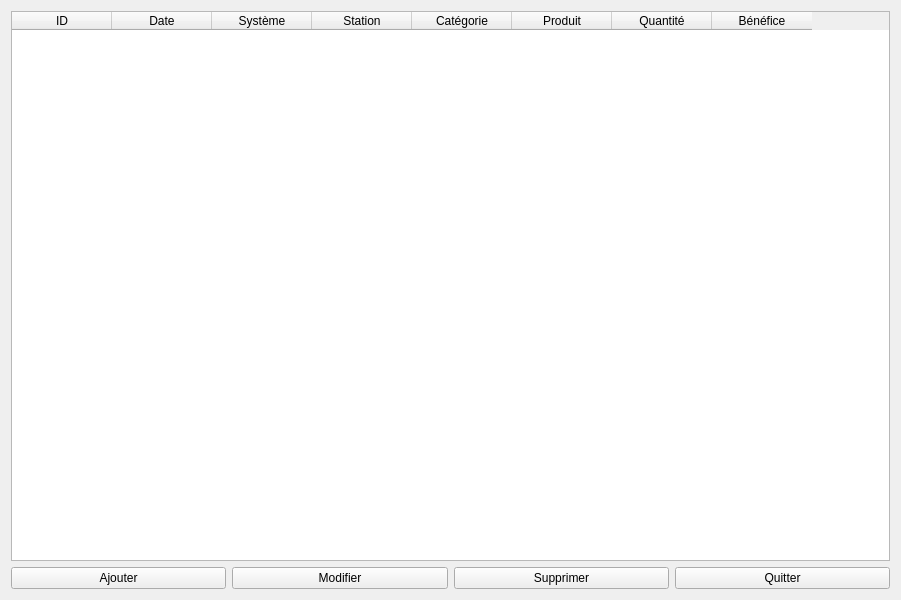
<?xml version="1.0" encoding="UTF-8"?>
<ui version="4.0">
 <class>Paths</class>
 <widget class="QWidget" name="Paths">
  <property name="windowModality">
   <enum>Qt::ApplicationModal</enum>
  </property>
  <property name="geometry">
   <rect>
    <x>0</x>
    <y>0</y>
    <width>901</width>
    <height>600</height>
   </rect>
  </property>
  <property name="windowTitle">
   <string>Trajets</string>
  </property>
  <layout class="QVBoxLayout" name="verticalLayout">
   <item>
    <widget class="QTableWidget" name="tableWidget">
     <column>
      <property name="text">
       <string>ID</string>
      </property>
     </column>
     <column>
      <property name="text">
       <string>Date</string>
      </property>
     </column>
     <column>
      <property name="text">
       <string>Système</string>
      </property>
     </column>
     <column>
      <property name="text">
       <string>Station</string>
      </property>
     </column>
     <column>
      <property name="text">
       <string>Catégorie</string>
      </property>
     </column>
     <column>
      <property name="text">
       <string>Produit</string>
      </property>
     </column>
     <column>
      <property name="text">
       <string>Quantité</string>
      </property>
     </column>
     <column>
      <property name="text">
       <string>Bénéfice</string>
      </property>
     </column>
    </widget>
   </item>
   <item>
    <layout class="QHBoxLayout" name="horizontalLayout">
     <item>
      <widget class="QPushButton" name="addButton">
       <property name="text">
        <string>Ajouter</string>
       </property>
      </widget>
     </item>
     <item>
      <widget class="QPushButton" name="changeButton">
       <property name="text">
        <string>Modifier</string>
       </property>
      </widget>
     </item>
     <item>
      <widget class="QPushButton" name="deleteButton">
       <property name="text">
        <string>Supprimer</string>
       </property>
      </widget>
     </item>
     <item>
      <widget class="QPushButton" name="quitButton">
       <property name="text">
        <string>Quitter</string>
       </property>
      </widget>
     </item>
    </layout>
   </item>
  </layout>
 </widget>
 <resources/>
 <connections>
  <connection>
   <sender>quitButton</sender>
   <signal>clicked()</signal>
   <receiver>Paths</receiver>
   <slot>close()</slot>
   <hints>
    <hint type="sourcelabel">
     <x>277</x>
     <y>561</y>
    </hint>
    <hint type="destinationlabel">
     <x>511</x>
     <y>299</y>
    </hint>
   </hints>
  </connection>
 </connections>
</ui>
